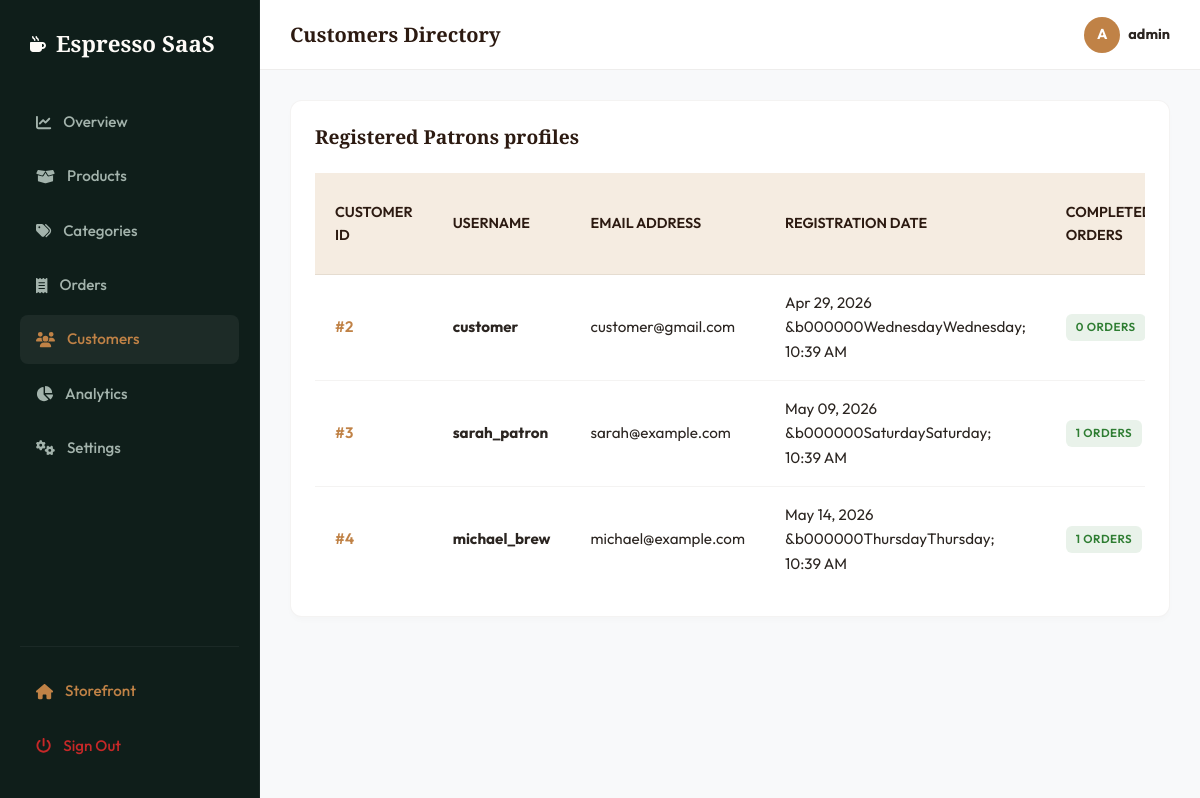
The page /admin/customers.php (signed in) on the database its author committed.
### tables this page shows
CREATE TABLE `users` (
  `id` INT AUTO_INCREMENT PRIMARY KEY,
  `username` VARCHAR(50) NOT NULL UNIQUE,
  `password` VARCHAR(255) NOT NULL,
  `email` VARCHAR(100) NOT NULL UNIQUE,
  `role` ENUM('admin', 'customer') NOT NULL DEFAULT 'customer',
  `created_at` TIMESTAMP DEFAULT CURRENT_TIMESTAMP
);

### includes/auth.php (called while the page is built, shortened)
<?php
require_once __DIR__ . '/db.php';
require_once __DIR__ . '/helpers.php';
function isLoggedIn() {
    return isset($_SESSION['user_id']) && !empty($_SESSION['user_id']);
}
function getCurrentUser() {
    global $pdo;
    $stmt = $pdo->prepare("SELECT id, username, email, role, created_at FROM users WHERE id = ?");
    $stmt->execute([$_SESSION['user_id']]);
    return $stmt->fetch();
}

### includes/helpers.php (called while the page is built, shortened)
<?php
function sanitize($str) {
    return htmlspecialchars($str ?? '', ENT_QUOTES, 'UTF-8');
}

### admin/customers.php (the view, shortened to what this page needs)
<?php
require_once __DIR__ . '/../includes/db.php';
require_once __DIR__ . '/../includes/helpers.php';
require_once __DIR__ . '/../includes/auth.php';
$currentUser = getCurrentUser();
try {
    $stmt = $pdo->query("
        SELECT u.id, u.username, u.email, u.created_at,
               COUNT(o.id) as total_orders,
               COALESCE(SUM(o.total_amount), 0.00) as total_spent
        FROM users u
        LEFT JOIN orders o ON u.id = o.user_id AND o.status = 'completed'
        WHERE u.role = 'customer'
        GROUP BY u.id
        ORDER BY u.id ASC
    ");
    $customers = $stmt->fetchAll();
} catch (Exception $e) {
    die("Database fetch error: " . $e->getMessage());
}
?>
<!DOCTYPE html>
<html lang="en">
<head>
    <link rel="stylesheet" href="<?php echo BASE_URL; ?>/assets/css/base.css">
    <link rel="stylesheet" href="<?php echo BASE_URL; ?>/assets/css/utilities.css">
    <link rel="stylesheet" href="<?php echo BASE_URL; ?>/assets/css/components.css">
    <link rel="stylesheet" href="<?php echo BASE_URL; ?>/assets/css/admin.css">
</head>
<body class="admin-layout">
    <?php include __DIR__ . '/../components/sidebar.php'; ?>
    <div class="admin-main">
        <header class="admin-navbar">
            <h2 class="admin-navbar-title">Customers Directory</h2>
            <div class="admin-navbar-actions">
                <div class="admin-user-profile">
                    <div class="admin-user-avatar"><?php echo strtoupper(substr($currentUser['username'], 0, 1)); ?></div>
                    <strong><?php echo sanitize($currentUser['username']); ?></strong>
                </div>
            </div>
        </header>
        <main class="admin-content-body">
            <section class="admin-card">
                <div class="admin-card-header">
                    <h4 class="admin-card-title">Registered Patrons profiles</h4>
                </div>
                <?php if (!empty($customers)): ?>
                    <div class="table-responsive">
                        <table class="table">
                            <thead>
                                <tr>
                                    <th>Customer ID</th>
                                    <th>Username</th>
                                    <th>Email Address</th>
                                    <th>Registration Date</th>
                                    <th>Completed Orders</th>
                                </tr>
                            </thead>
                            <tbody>
                                <?php foreach ($customers as $cust): ?>
                                    <tr>
                                        <td class="font-semibold" style="color:var(--accent-gold);">#<?php echo $cust['id']; ?></td>
                                        <td><strong><?php echo sanitize($cust['username']); ?></strong></td>
                                        <td><?php echo sanitize($cust['email']); ?></td>
                                        <td><?php echo date('M d, Y &bull; h:i A', strtotime($cust['created_at'])); ?></td>
                                        <td><span class="badge badge-success"><?php echo $cust['total_orders']; ?> orders</span></td>
                                    </tr>
                                <?php endforeach; ?>
                            </tbody>
                        </table>
                    </div>
                <?php else: ?>
                    <p class="color-muted text-center py-4 font-light">No customer accounts registered in the database.</p>
                <?php endif; ?>
            </section>
        </main>
    </div>
</body>
</html>

### assets/css/base.css (style rules this page uses)
:root { --primary-dark: #0F1E1A; --coffee-dark: #2C1A11; --coffee-medium: #4A3325; --accent-gold: #C08246; --accent-gold-hover: #A56D37; --cream-light: #FDFBF7; --cream-dark: #F5ECE1; --text-dark: #2B2521; --text-light: #FDFBF7; --text-muted: #8E847C; --white: #FFFFFF; --success: #2E7D32; --warning: #EF6C00; --danger: #C62828; --spacing-xs: 0.5rem; --spacing-sm: 1rem; --spacing-md: 1.5rem; --spacing-lg: 2.5rem; --spacing-xl: 4rem; --border-radius-sm: 6px; --border-radius-md: 12px; --border-radius-lg: 24px; --border-radius-full: 9999px; --shadow-sm: 0 4px 6px -1px rgba(44, 26, 17, 0.05); --shadow-md: 0 10px 25px -5px rgba(44, 26, 17, 0.08), 0 8px 10px -6px rgba(44, 26, 17, 0.08); --shadow-lg: 0 25px 50px -12px rgba(44, 26, 17, 0.15); --shadow-glow: 0 0 20px rgba(192, 130, 70, 0.25); --transition-fast: 0.2s cubic-bezier(0.4, 0, 0.2, 1); --transition-normal: 0.3s cubic-bezier(0.4, 0, 0.2, 1); --transition-slow: 0.5s cubic-bezier(0.4, 0, 0.2, 1); }
*, *::before, *::after { margin: 0; padding: 0; box-sizing: border-box; }
html { font-size: 16px; scroll-behavior: smooth; height: -webkit-fill-available; }
body { font-family: 'Outfit', sans-serif; font-size: 1rem; line-height: 1.6; background-color: var(--cream-light); color: var(--text-dark); min-height: 100vh; min-height: -webkit-fill-available; display: flex; flex-direction: column; overflow-x: hidden; -webkit-font-smoothing: antialiased; -moz-osx-font-smoothing: grayscale; }
h1, h2, h3, h4, h5, h6 { font-family: 'Playfair Display', serif; color: var(--coffee-dark); font-weight: 600; line-height: 1.25; }

### assets/css/utilities.css (style rules this page uses)
.font-semibold { font-weight: 600; }

### assets/css/components.css (style rules this page uses)
.badge { display: inline-flex; align-items: center; padding: 4px 10px; font-size: 0.725rem; font-weight: 600; text-transform: uppercase; letter-spacing: 0.5px; border-radius: var(--border-radius-sm); }
.badge-success { background-color: rgba(46, 125, 50, 0.1); color: var(--success); }
.table-responsive { width: 100%; overflow-x: auto; -webkit-overflow-scrolling: touch; }
.table { width: 100%; border-collapse: collapse; text-align: left; }
.table th { background-color: var(--cream-dark); color: var(--coffee-dark); font-weight: 600; font-size: 0.9rem; text-transform: uppercase; padding: 16px 20px; border-bottom: 1px solid rgba(44, 26, 17, 0.08); }
.table td { padding: 16px 20px; border-bottom: 1px solid rgba(44, 26, 17, 0.05); font-size: 0.95rem; color: var(--text-dark); background-color: var(--white); }
.table tr:last-child td { border-bottom: none; }

### assets/css/admin.css (style rules this page uses)
.admin-layout { display: grid; grid-template-columns: 260px 1fr; min-height: 100vh; background-color: #F8F9FA; color: #2B2521; }
.admin-main { display: flex; flex-direction: column; overflow-y: auto; }
.admin-navbar { background-color: #FFFFFF; border-bottom: 1px solid rgba(44, 26, 17, 0.08); height: 70px; display: flex; justify-content: space-between; align-items: center; padding: 0 30px; position: sticky; top: 0; z-index: 50; }
.admin-navbar-title { font-size: 1.25rem; font-weight: 600; }
.admin-navbar-actions { display: flex; align-items: center; gap: 20px; }
.admin-user-profile { display: flex; align-items: center; gap: 8px; font-size: 0.9rem; font-weight: 500; }
.admin-user-avatar { width: 36px; height: 36px; border-radius: 50%; background-color: #C08246; color: #FFFFFF; display: flex; justify-content: center; align-items: center; font-weight: 700; }
.admin-content-body { padding: 30px; flex-grow: 1; }
.admin-card { background-color: #FFFFFF; border-radius: 12px; padding: 24px; border: 1px solid rgba(44, 26, 17, 0.05); box-shadow: 0 4px 6px -1px rgba(44, 26, 17, 0.02); margin-bottom: 30px; }
.admin-card-header { display: flex; justify-content: space-between; align-items: center; margin-bottom: var(--spacing-md); flex-wrap: wrap; gap: 16px; }
.admin-card-title { font-size: 1.2rem; font-weight: 600; }

### rows shown on the page
users: username "A", username "admin"
users: id "2", username "customer", email "customer@gmail.com", created_at "Apr 29, 2026 &b000000WednesdayWednesday; 10:39 AM", total_orders "0"
users: id "3", username "sarah_patron", email "sarah@example.com", created_at "May 09, 2026 &b000000SaturdaySaturday; 10:39 AM", total_orders "1"
users: id "4", username "michael_brew", email "michael@example.com", created_at "May 14, 2026 &b000000ThursdayThursday; 10:39 AM", total_orders "1"
